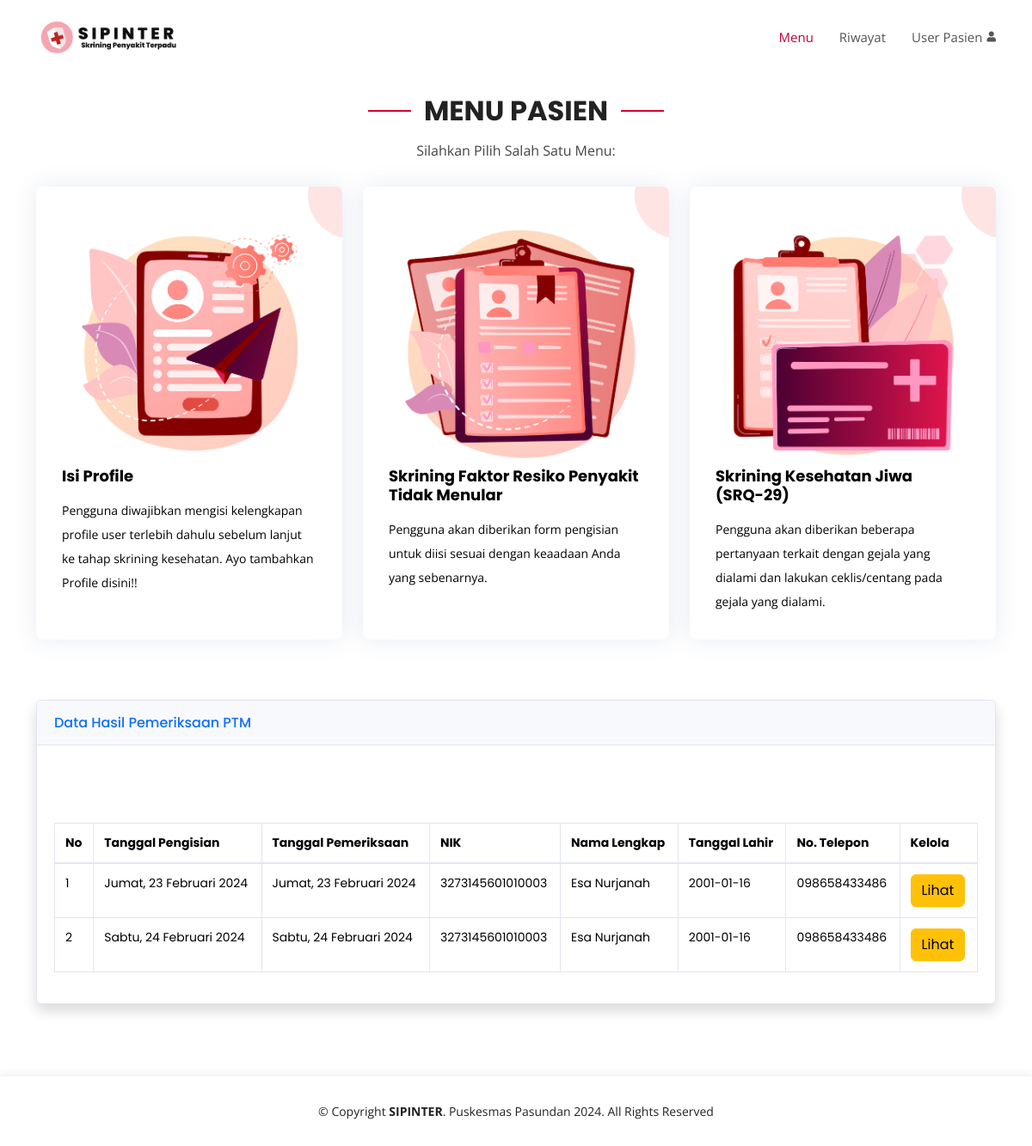
/menupasien.php (signed in), run on the app's committed database.
### tables this page shows
CREATE TABLE `ptm_hasil` (
  `id_ptm` int(11) NOT NULL,
  `tanggal_pengisian` varchar(50) NOT NULL,
  `tanggal_pemeriksaan` varchar(50) NOT NULL,
  `nik` varchar(16) NOT NULL,
  `nama_lengkap` varchar(20) NOT NULL,
  `ttl` date NOT NULL,
  `jenis_kelamin` varchar(20) NOT NULL,
  `alamat` varchar(100) NOT NULL,
  `provinsi` varchar(20) NOT NULL,
  `kota` varchar(20) NOT NULL,
  `tlp` varchar(15) NOT NULL,
  `pendidikan` varchar(20) NOT NULL,
  `pekerjaan` varchar(30) NOT NULL,
  `status` varchar(20) NOT NULL,
  `goldar` varchar(3) NOT NULL,
  `riwayatkeluarga1` varchar(20) NOT NULL,
  `riwayatkeluarga2` varchar(20) NOT NULL,
  `riwayatkeluarga3` varchar(20) NOT NULL,
  `riwayatsendiri1` varchar(20) NOT NULL,
  `riwayatsendiri2` varchar(20) NOT NULL,
  `riwayatsendiri3` varchar(20) NOT NULL,
  `merokok` varchar(10) NOT NULL,
  `fisik` varchar(10) NOT NULL,
  `gula` varchar(10) NOT NULL,
  `garam` varchar(10) NOT NULL,
  `lemak` varchar(10) NOT NULL,
  `sayur` varchar(10) NOT NULL,
  `alkohol` varchar(10) NOT NULL,
  `berat` varchar(5) NOT NULL,
  `tinggi` varchar(5) NOT NULL,
  `lingkar` varchar(10) NOT NULL,
  `sistol` varchar(10) NOT NULL,
  `diastol` varchar(10) NOT NULL,
  `periksa_gula` varchar(10) NOT NULL,
  `feedback` varchar(500) NOT NULL
);

### menuPasien.php (the view, shortened to what this page needs)
<?php
include 'function.php';
?>
<!DOCTYPE html>
<html lang="en">
<head>
  <link href="vendor/fontawesome-free/css/all.min.css" rel="stylesheet" type="text/css">
  <link href="assets/vendor/aos/aos.css" rel="stylesheet">
  <link href="assets/vendor/bootstrap/css/bootstrap.min.css" rel="stylesheet">
  <link href="assets/vendor/bootstrap-icons/bootstrap-icons.css" rel="stylesheet">
  <link href="assets/vendor/boxicons/css/boxicons.min.css" rel="stylesheet">
  <link href="assets/vendor/glightbox/css/glightbox.min.css" rel="stylesheet">
  <link href="assets/vendor/remixicon/remixicon.css" rel="stylesheet">
  <link href="assets/vendor/swiper/swiper-bundle.min.css" rel="stylesheet">
  <link href="assets/css/style.css" rel="stylesheet">
</head>
<body>
<header id="header" class="fixed-top d-flex align-items-center">
    <div class="container d-flex align-items-center justify-content-between">
      <div class="logo">
          <a class="navbar-brand fw-bold" href="menupasien.php">
              <div class="sidebar-brand-icon">
                  <img src="gambar/Logo-Sipinter.png" width="175" height="auto" alt="logo" />
              </div>
          </a>
      </div>
      <nav id="navbar" class="navbar">
        <ul>
          <li><a class="nav-link scrollto active" href="menupasien.php">Menu</a></li>
          <li><a class="nav-link scrollto" href="riwayat.php">Riwayat</a></li>
          <li class="dropdown"><a href="#"><span>User Pasien</span> <i class="fas fa-user"></i></a>
          </li>
        </ul>
      </nav>
    </div>
  </header>
<main id="main">
<section id="Menupasien" class="services" style="margin-top: 50px;">
  <div class="container">
    <div class="section-title" data-aos="fade-up">
      <h2>Menu Pasien</h2>
      <p>Silahkan Pilih Salah Satu Menu:</p>
    </div>
    <div class="row">
      <div class="col-md-6 col-lg-4 d-flex align-items-stretch mb-5 mb-lg-0">
        <div class="icon-box" data-aos="fade-up" data-aos-delay="100">
        <a href="" style="color:black" data-bs-toggle="modal" data-bs-target="#profile">
          <img src="gambar/Profile-sipinter.png" class="card-img-top" alt="...">
          <h4 class="title">Isi Profile</h4>
          <p class="description">Pengguna diwajibkan mengisi kelengkapan profile user terlebih dahulu sebelum lanjut ke tahap skrining kesehatan. Ayo tambahkan Profile disini!!</p>
          </a>
        </div>
      </div>
      <div class="col-md-6 col-lg-4 d-flex align-items-stretch mb-5 mb-lg-0">
        <div class="icon-box" data-aos="fade-up" data-aos-delay="300">
        <a href="" style="color:black" data-bs-toggle="modal" data-bs-target="#skrining" >
          <img src="gambar/SFRPTM.png" class="card-img-top" alt="...">
          <h4 class="title">Skrining Faktor Resiko Penyakit Tidak Menular</h4>
          <p class="description">Pengguna akan diberikan form pengisian untuk diisi sesuai dengan keaadaan Anda yang sebenarnya.</p>
          </a>
        </div>
      </div>
      <div class="col-md-6 col-lg-4 d-flex align-items-stretch mb-5 mb-lg-0">
        <div class="icon-box" data-aos="fade-up" data-aos-delay="200">
        <a href="" style="color:black" data-bs-toggle="modal" data-bs-target="#petunjuk">
          <img src="gambar/SRQ.png" class="card-img-top" alt="...">
          <h4 class="title">Skrining Kesehatan Jiwa <br> (SRQ-29)</h4>
          <p class="description">Pengguna akan diberikan beberapa pertanyaan terkait dengan gejala yang dialami dan lakukan ceklis/centang pada gejala yang dialami.</p>
        </a>
        </div>
      </div>
    </div>
  </div>
</section>
<section class="services" style="margin-top: -50px;">
  <div class="container">
    <div class="card shadow mb-4">
      <div class="card-header py-3">
        <h6 class="m-0 font-weight-bold text-primary">Data Hasil Pemeriksaan PTM</h6>
      </div>
    <div class="card-body">
      <div class="table-responsive">
        <table class="table table-bordered" id="dataTable" width="100%" cellspacing="0" style="margin-top: 70px; font-family:poppins; font-size:14px;">
          <thead>
            <tr>
              <th>No</th>
              <th>Tanggal Pengisian</th>
              <th>Tanggal Pemeriksaan</th>
              <th>NIK</th>
              <th>Nama Lengkap</th>
              <th>Tanggal Lahir</th>
              <th>No. Telepon</th>
              <th>Kelola</th>
            </tr>
          </thead>
          <tbody>
          <?php
          $urut = 0;
          $queryPTMPeriksa = mysqli_query($koneksi, "SELECT DISTINCT b.id_ptm, b.tanggal_pengisian, b.tanggal_pemeriksaan, b.nama_lengkap, b.tlp, b.ttl, b.nik FROM ptm_hasil b, user p where b.nik = p.nik and id_user='$_SESSION[id_user]' group by id_ptm");
          while ($result = mysqli_fetch_array($queryPTMPeriksa)) {
          $urut ++;?>
            <tr>
              <td><?= $urut ?></td>
              <td><?= $result['tanggal_pengisian']; ?></td>
              <td><?= $result['tanggal_pemeriksaan']; ?></td>
              <td><?= $result['nik']; ?></td>
              <td><?= $result['nama_lengkap']; ?></td>
              <td><?= $result['ttl']; ?></td>
              <td><?= $result['tlp']; ?></td>
              <td>
                <a href="hasilPTM.php?id_ptm=<?php echo $result['id_ptm']; ?>" class="btn btn-warning btn-icon-split">
                  <span class="text">Lihat</span>
                </a>
              </td>
            </tr>
            <?php } ?>
          </tbody>
        </table>
      </div>
    </div>
    </div>
  </div>
</section>
<footer id="footer">
<div class="container">
  <div class="row d-flex align-items-center">
    <div class="text-center">
      <div class="copyright">
        &copy; Copyright <strong>SIPINTER</strong>. Puskesmas Pasundan 2024. All Rights Reserved
      </div>
    </div>
  </div>
</div>
</footer>
</main>
</body>
</html>

### assets/css/style.css (style rules this page uses)
body { font-family: "Open Sans", sans-serif; color: #444444; }
a { color: #3498db; text-decoration: none; }
h1, h2, h3, h4, h5, h6 { font-family: "Poppins", sans-serif; }
#header { z-index: 997; transition: all 0.5s; padding: 22px 0; background: #fff; }
#header .logo img { padding: 0; margin: 0; max-height: 40px; }
.navbar { padding: 0; }
.navbar ul { margin: 0; padding: 0; display: flex; list-style: none; align-items: center; }
.navbar li { position: relative; }
.navbar a, .navbar a:focus { display: flex; align-items: center; justify-content: space-between; padding: 10px 0 10px 30px; font-size: 15px; font-weight: 400; color: #555555; white-space: nowrap; transition: 0.3s; }
.navbar a:hover, .navbar .active, .navbar .active:focus, .navbar li:hover>a { color: #C70039; }
section { padding: 60px 0; overflow: hidden; }
.section-title { text-align: center; padding-bottom: 30px; }
.section-title h2 { font-size: 32px; font-weight: bold; text-transform: uppercase; position: relative; color: #222222; }
.section-title h2::before, .section-title h2::after { content: ""; width: 50px; height: 2px; background: #D80032; display: inline-block; }
.section-title h2::before { margin: 0 15px 10px 0; }
.section-title h2::after { margin: 0 0 10px 15px; }
.section-title p { margin: 15px 0 0 0; }
.services .icon-box { padding: 30px; position: relative; overflow: hidden; background: #fff; box-shadow: 0 0 29px 0 rgba(68, 88, 144, 0.12); transition: all 0.3s ease-in-out; border-radius: 8px; z-index: 1; }
.services .icon-box::before { content: ""; position: absolute; background: #ff69692d; right: -60px; top: -40px; width: 100px; height: 100px; border-radius: 50px; transition: all 0.3s; z-index: -1; }
.services .title { font-weight: 700; margin-bottom: 15px; font-size: 18px; }
.services .description { font-size: 14px; font-weight: 400; line-height: 28px; margin-bottom: 0; }
#footer { background: #fff; box-shadow: 0px 0px 12px 0px rgba(0, 0, 0, 0.1); padding: 30px 0; color: #222222; font-size: 14px; }
.container, .container-fluid, .container-sm, .container-md, .container-lg, .container-xl { width: 100%; padding-right: 0.75rem; padding-left: 0.75rem; margin-right: auto; margin-left: auto; }
@media (min-width: 576px) { .container, .container-sm { max-width: 540px; } }
@media (min-width: 768px) { .container, .container-sm, .container-md { max-width: 720px; } }
@media (min-width: 992px) { .container, .container-sm, .container-md, .container-lg { max-width: 960px; } }
@media (min-width: 1200px) { .container, .container-sm, .container-md, .container-lg, .container-xl { max-width: 1140px; } }
.table { width: 100%; margin-bottom: 1rem; color: #858796; }
.table th, .table td { padding: 0.75rem; vertical-align: top; border-top: 1px solid #e3e6f0; }
.table thead th { vertical-align: bottom; border-bottom: 2px solid #e3e6f0; }
.table-bordered { border: 1px solid #e3e6f0; }
.table-bordered th, .table-bordered td { border: 1px solid #e3e6f0; }
.table-bordered thead th, .table-bordered thead td { border-bottom-width: 2px; }
.table-responsive { display: block; width: 100%; overflow-x: auto; -webkit-overflow-scrolling: touch; }
.table-responsive > .table-bordered { border: 0; }
.card { position: relative; display: flex; flex-direction: column; min-width: 0; word-wrap: break-word; background-color: #fff; background-clip: border-box; border: 1px solid #e3e6f0; border-radius: 0.35rem; }
.card-body { flex: 1 1 auto; min-height: 1px; padding: 1.25rem; }
.card-header { padding: 0.75rem 1.25rem; margin-bottom: 0; background-color: #f8f9fc; border-bottom: 1px solid #e3e6f0; }
.card-header:first-child { border-radius: calc(0.35rem - 1px) calc(0.35rem - 1px) 0 0; }

### data on the page
ptm_hasil: tanggal_pengisian "Jumat, 23 Februari 2024", tanggal_pemeriksaan "Jumat, 23 Februari 2024", nik "3273145601010003", nama_lengkap "Esa Nurjanah", ttl "2001-01-16", tlp "098658433486"
ptm_hasil: tanggal_pengisian "Sabtu, 24 Februari 2024", tanggal_pemeriksaan "Sabtu, 24 Februari 2024", nik "3273145601010003", nama_lengkap "Esa Nurjanah", ttl "2001-01-16", tlp "098658433486"
